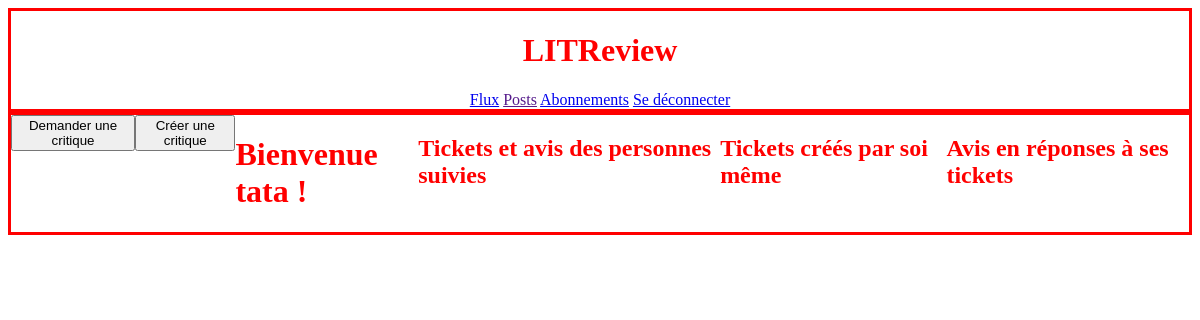
/home/ (signed in), run on an earlier commit of the app's database.
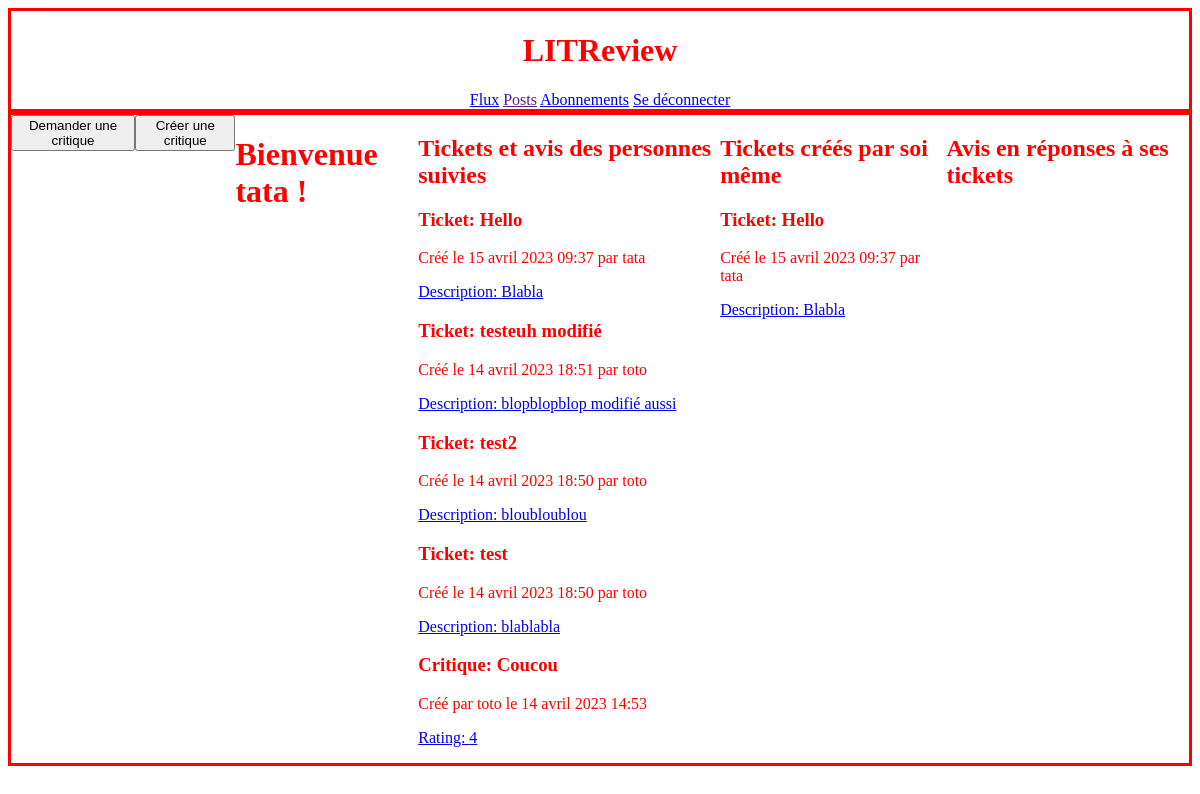
And on a later commit of the database.
### review/models.py (models this page shows)
class Ticket(models.Model):
    title = models.CharField(max_length=128)
    description = models.TextField(max_length=2048, blank=True)
    user = models.ForeignKey(to=settings.AUTH_USER_MODEL, on_delete=models.CASCADE)
    image = models.ImageField(null=True, blank=True)
    time_created = models.DateTimeField(auto_now_add=True)

class Review(models.Model):
    ticket = models.ForeignKey(to=Ticket, on_delete=models.CASCADE, blank=True, null=True)
    rating = models.PositiveSmallIntegerField(
        validators=[MinValueValidator(0), MaxValueValidator(5)])
    headline = models.CharField(max_length=128)
    body = models.CharField(max_length=8192, blank=True)
    user = models.ForeignKey(
        to=settings.AUTH_USER_MODEL, on_delete=models.CASCADE)
    time_created = models.DateTimeField(auto_now_add=True)

### authentication/models.py (models this page shows)
class User(AbstractBaseUser):
    username = models.CharField(max_length=150, unique=True)
    objects = UserManager()
    USERNAME_FIELD = 'username'

### review/views.py (the view)
# urls.py: 2. Add a URL to urlpatterns:  path('', views.home, name='home')
@login_required(login_url="login")
def home(request):
    posts_followed = feed(request, 1)
    own_tickets = feed(request, 2)
    tickets_responded = feed(request, 3)
    print(request.user.id)
    context = {
        "posts_followed": posts_followed,
        "own_tickets": own_tickets,
        "tickets_responded": tickets_responded,
    }
    return render(request,
                  "review/home.html",
                  context)

### review/templates/review/home.html (shortened to what this page needs)
{% extends "base.html" %}
{% load static %}
{% block style %}
  <link rel="stylesheet" href="{% static 'authentication/style.css' %}" />
{% endblock %}
{% block content %}
    <a href="{% url 'create-ticket' %}">
        <button>Demander une critique</button>
    </a>
    <a href="{% url 'create-review' %}">
        <button>Créer une critique</button>
    </a>
    <h1>Bienvenue {{ request.user }} !</h1>
    <section>
        <h2>Tickets et avis des personnes suivies</h2>
        {% for post in posts_followed %}
            {% if post.content_type == "TICKET" %}
                {% include "review/partials/ticket_snippet.html" with ticket=post %}
            {% endif %}
            {% if post.content_type == "REVIEW" %}
                {% include "review/partials/review_snippet.html" with review=post %}
            {% endif %}
        {% endfor %}
    </section>
    <section>
        <h2>Tickets créés par soi même</h2>
        {% for post in own_tickets %}
            {% if post.content_type == "TICKET" %}
                {% include "review/partials/ticket_snippet.html" with ticket=post %}
            {% endif %}
        {% endfor %}
    </section>
    <section>
        <h2>Avis en réponses à ses tickets</h2>
    </section>
{% endblock %}

### review/templates/review/partials/ticket_snippet.html (shortened to what this page needs)
<div>
    <h3>Ticket: {{ ticket.title }}</h3>
    <p>Créé le {{ ticket.time_created }} par {{ ticket.user }}</p>
    <div>
        <a href="{% url 'ticket-detail' ticket.id %}">
            <p>Description: {{ ticket.description }}</p>
        </a>
    </div>
</div>

### review/templates/review/partials/review_snippet.html
<div>
    <h3>Critique: {{ review.headline }}</h3>
    <p>Créé par {{ review.user }} le {{ review.time_created }}</p>
    <div>
        <a href="{% url 'review-detail' review.id %}">
            <p>Rating: {{ review.rating }}</p>
        </a>
    </div>
</div>

What changed in the data, as far as the page shows it:
added Ticket: title "Hello", time_created "15 avril 2023 09:37", user "tata", description "Blabla"
now on this page (row unchanged): Ticket: title "testeuh modifié", time_created "14 avril 2023 18:51", user "toto", description "blopblopblop modifié aussi", shown under "Tickets et avis des personnes suivies"
now on this page (row unchanged): Ticket: title "test2", time_created "14 avril 2023 18:50", user "toto", description "bloubloublou", shown under "Tickets et avis des personnes suivies"
now on this page (row unchanged): Ticket: title "test", time_created "14 avril 2023 18:50", user "toto", description "blablabla", shown under "Tickets et avis des personnes suivies"
now on this page (row unchanged): Review: headline "Coucou", user "toto", time_created "14 avril 2023 14:53", rating "4"
